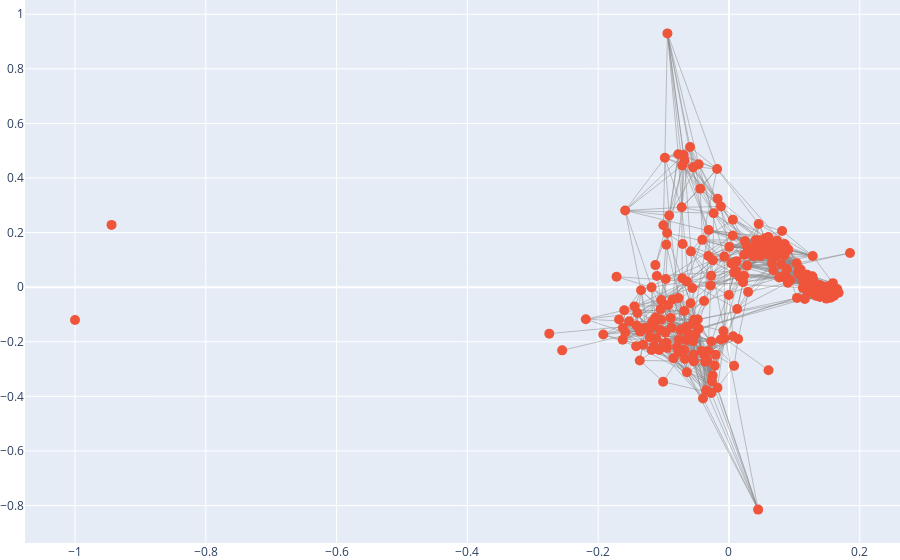

Source (notebook cell):
### Code cell
import networkx as nx
import plotly.graph_objects as go

# Create a large random graph
#G = nx.gnm_random_graph(1000, 3000)

# Calculate a layout for our nodes
pos = nx.spring_layout(G)

# Create Plotly figure
edge_x = []
edge_y = []
for edge in G.edges():
    x0, y0 = pos[edge[0]]
    x1, y1 = pos[edge[1]]
    edge_x.extend([x0, x1, None])
    edge_y.extend([y0, y1, None])

edges_trace = go.Scatter(
    x=edge_x, y=edge_y,
    line=dict(width=0.5, color='#888'),
    hoverinfo='none',
    mode='lines')

node_x = [pos[node][0] for node in G.nodes()]
node_y = [pos[node][1] for node in G.nodes()]

nodes_trace = go.Scatter(
    x=node_x, y=node_y,
    mode='markers',
    hoverinfo='text',
    marker=dict(
        showscale=False,
        colorscale='YlGnBu',
        size=10,
    )
)

# Create the Plotly figure
fig = go.Figure(data=[edges_trace, nodes_trace],
                layout=go.Layout(
                    showlegend=False,
                    hovermode='closest',
                    margin=dict(b=0, l=0, r=0, t=0),
                ))

# Show the Plotly figure
fig.show()

### Figure 1 — Plotly figure (JSON) as saved in the notebook; plotly's stock layout.template omitted (floating-point values rounded to 4 significant figures; data arrays with more than 128 entries replaced by an {"elided": "..."} marker saying what was removed)
{"data": [{"hoverinfo": "none", "line": {"color": "#888", "width": 0.5}, "mode": "lines", "type": "scatter", "x": {"elided": "8688 float values"}, "y": {"elided": "8688 float values"}}, {"hoverinfo": "text", "marker": {"colorscale": [[0, "rgb(255,255,217)"], [0.125, "rgb(237,248,177)"], [0.25, "rgb(199,233,180)"], [0.375, "rgb(127,205,187)"], [0.5, "rgb(65,182,196)"], [0.625, "rgb(29,145,192)"], [0.75, "rgb(34,94,168)"], [0.875, "rgb(37,52,148)"], [1, "rgb(8,29,88)"]], "showscale": false, "size": 10}, "mode": "markers", "type": "scatter", "x": {"elided": "252 float values"}, "y": {"elided": "252 float values"}}], "layout": {"hovermode": "closest", "margin": {"b": 0, "l": 0, "r": 0, "t": 0}, "showlegend": false}}
